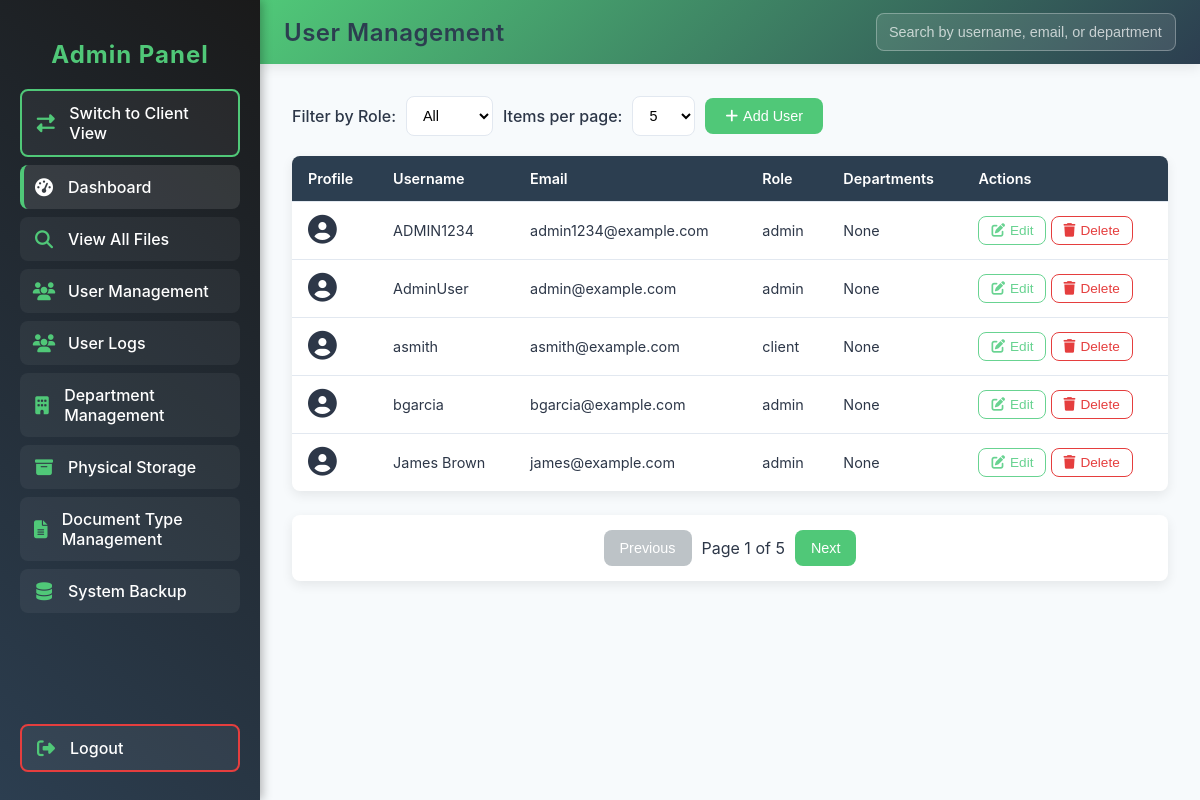
The page /user_management.php (signed in) on the database its author committed.
### tables this page shows
CREATE TABLE `users` (
  `user_id` int(11) NOT NULL AUTO_INCREMENT,
  `username` varchar(50) NOT NULL,
  `email` varchar(100) NOT NULL,
  `password` varchar(255) NOT NULL,
  `role` enum('admin','client') NOT NULL,
  `profile_picture` varchar(512) DEFAULT NULL COMMENT 'Path to user profile picture',
  `date_created` datetime NOT NULL DEFAULT current_timestamp(),
  `date_updated` datetime NOT NULL DEFAULT current_timestamp() ON UPDATE current_timestamp(),
  `personal_folder` varchar(512) DEFAULT NULL COMMENT 'Personal folder path for user',
  PRIMARY KEY (`user_id`),
  UNIQUE KEY `idx_username` (`username`),
  UNIQUE KEY `idx_email` (`email`),
  KEY `idx_role` (`role`)
);

### user_management.php (the view, shortened to what this page needs)
<?php
require 'db_connection.php';
function executeQuery($pdo, $query, $params = [])
{
    try {
        $stmt = $pdo->prepare($query);
        $stmt->execute($params);
        return $stmt;
    } catch (PDOException $e) {
        error_log("Database error: " . $e->getMessage());
        return false;
    }
}
function sanitizeHTML($data)
{
    return htmlspecialchars($data ?? '', ENT_QUOTES, 'UTF-8');
}
$itemsPerPage = isset($_GET['items_per_page']) ? (int)$_GET['items_per_page'] : 5;
$currentPage = isset($_GET['page']) ? (int)$_GET['page'] : 1;
$currentPage = max(1, $currentPage);
$offset = ($currentPage - 1) * $itemsPerPage;
$whereClause = [];
$params = [];
$whereClause = $whereClause ? "WHERE " . implode(" AND ", $whereClause) : "";
$query = "
    SELECT
        u.user_id,
        u.username,
        u.email,
        u.role,
        u.profile_picture,
        GROUP_CONCAT(DISTINCT CASE
            WHEN d.department_type IN ('college', 'office') THEN d.department_name
            ELSE NULL
        END) AS main_departments,
        GROUP_CONCAT(DISTINCT CASE
            WHEN d.department_type = 'sub_department' THEN d.department_name
            ELSE NULL
        END) AS sub_departments
    FROM users u
    LEFT JOIN user_department_assignments ud ON u.user_id = ud.user_id
    LEFT JOIN departments d ON ud.department_id = d.department_id
    $whereClause
    GROUP BY u.user_id
    ORDER BY u.username";
if ($itemsPerPage !== -1) {
    $query .= " LIMIT ?, ?";
    $params[] = $offset;
    $params[] = $itemsPerPage;
}
$usersStmt = executeQuery($pdo, $query, $params);
$users = $usersStmt ? $usersStmt->fetchAll(PDO::FETCH_ASSOC) : [];
$countParams = $params;
if ($itemsPerPage !== -1) {
    array_pop($countParams);
    array_pop($countParams);
}
$countStmt = executeQuery($pdo, "
    SELECT COUNT(*)
    FROM users u
    LEFT JOIN user_department_assignments ud ON u.user_id = ud.user_id
    LEFT JOIN departments d ON ud.department_id = d.department_id
    $whereClause", $countParams);
$totalUsers = $countStmt ? $countStmt->fetchColumn() : 0;
$totalPages = $itemsPerPage === -1 ? 1 : max(1, ceil($totalUsers / $itemsPerPage));
?>
<!DOCTYPE html>
<html lang="en">
<head>
    <link rel="stylesheet" href="style/user_management.css">
    <link rel="stylesheet" href="style/admin-search.css">
    <link rel="stylesheet" href="style/admin-sidebar.css">
    <link rel="stylesheet" href="https://cdnjs.cloudflare.com/ajax/libs/font-awesome/6.4.0/css/all.min.css">
    <link rel="stylesheet" href="https://cdn.jsdelivr.net/npm/tom-select@2.0.0/dist/css/tom-select.css">
    <link rel="stylesheet" href="https://code.jquery.com/ui/1.12.1/themes/base/jquery-ui.css">
    <link rel="stylesheet" href="https://cdn.jsdelivr.net/npm/cropperjs@1.5.12/dist/cropper.min.css">
</head>
<body class="admin-dashboard">
    <?php
    include 'admin_menu.php';
    ?>
    <div class="top-nav">
        <h2>User Management</h2>
        <input type="text" id="filterSearch" placeholder="Search by username, email, or department..." autocomplete="off" aria-label="Search users">
    </div>
    <div class="main-content">
        <div class="filter-container">
            <label for="role_filter">Filter by Role:</label>
            <select id="role_filter" onchange="updateRoleFilter()">
                <option value="">All</option>
            </select>
            <label for="items_per_page">Items per page:</label>
            <select id="items_per_page" onchange="updateItemsPerPage()">
                <option value="5" <?php echo $itemsPerPage === 5 ? 'selected' : ''; ?>>5</option>
            </select>
            <button class="primary-btn" onclick="openModal('add')">
                <i class="fas fa-plus"></i> Add User
            </button>
        </div>
        <div class="table-container">
            <table class="department-table">
                <thead>
                    <tr>
                        <th>Profile</th>
                        <th>Username</th>
                        <th>Email</th>
                        <th>Role</th>
                        <th>Departments</th>
                        <th>Actions</th>
                    </tr>
                </thead>
                <tbody>
                    <?php foreach ($users as $user): ?>
                        <tr>
                            <td>
                                <?php if ($user['profile_picture']): ?>
                                    <img src="<?php echo sanitizeHTML($user['profile_picture']); ?>" alt="Profile" class="profile-pic">
                                <?php else: ?>
                                    <i class="fas fa-user-circle fa-2x"></i>
                                <?php endif; ?>
                            </td>
                            <td><?php echo sanitizeHTML($user['username']); ?></td>
                            <td><?php echo sanitizeHTML($user['email']); ?></td>
                            <td><?php echo sanitizeHTML($user['role']); ?></td>
                            <td>
                                <?php
                                $departments_display = [];
                                echo !empty($departments_display) ? implode(' → ', $departments_display) : 'None';
                                ?>
                            </td>
                            <td>
                                <button class="secondary-btn edit-btn" onclick='openModal("edit", <?php echo json_encode($user); ?>)'>
                                    <i class="fas fa-edit"></i> Edit
                                </button>
                                <button class="secondary-btn delete-btn" onclick='openModal("delete", <?php echo json_encode($user); ?>)'>
                                    <i class="fas fa-trash"></i> Delete
                                </button>
                            </td>
                        </tr>
                    <?php endforeach; ?>
                </tbody>
            </table>
        </div>
        <?php if ($itemsPerPage !== -1): ?>
            <div class="pagination">
                <button onclick="goToPage(<?php echo $currentPage - 1; ?>)" <?php echo $currentPage === 1 ? 'disabled' : ''; ?>>Previous</button>
                <span>Page <?php echo $currentPage; ?> of <?php echo $totalPages; ?></span>
                <button onclick="goToPage(<?php echo $currentPage + 1; ?>)" <?php echo $currentPage === $totalPages ? 'disabled' : ''; ?>>Next</button>
            </div>
        <?php endif; ?>
    </div>
</body>
</html>

### style/user_management.css (style rules this page uses)
.admin-dashboard { font-family: var(--font-family, 'Segoe UI', Tahoma, Geneva, Verdana, sans-serif); background-color: var(--background-color, #f5f7fa); margin: 0; padding: 0; color: var(--text-color, #333); position: relative; }
.main-content { margin-left: 260px; padding: 32px; padding-top: 96px; width: calc(100% - 260px); box-sizing: border-box; transition: margin-left 0.3s ease, width 0.3s ease; min-height: 100vh; }
h2 { color: var(--secondary-color, #2c3e50); margin-bottom: 20px; font-weight: 600; }
.filter-container { margin-bottom: 20px; display: flex; align-items: center; gap: 10px; flex-wrap: wrap; }
.filter-container label { font-weight: 500; }
.filter-container select { padding: 10px 12px; border: 1px solid var(--border-color, #ddd); border-radius: var(--border-radius, 4px); background-color: white; font-size: 0.9rem; cursor: pointer; }
.primary-btn { background-color: var(--primary-color, #3498db); color: white; border: none; padding: 10px 20px; border-radius: var(--border-radius, 4px); cursor: pointer; font-size: 0.9rem; font-weight: 500; display: inline-flex; align-items: center; gap: 5px; transition: var(--transition, all 0.3s ease); }
.secondary-btn { background-color: var(--card-background, #f8f9fa); color: var(--text-color, #333); border: 1px solid var(--border-color, #ddd); padding: 6px 12px; border-radius: var(--border-radius, 4px); cursor: pointer; font-size: 0.85rem; display: inline-flex; align-items: center; gap: 5px; transition: var(--transition, all 0.3s ease); }
.edit-btn { color: var(--success-color, #28a745); border-color: var(--success-color, #28a745); }
.delete-btn { color: var(--danger-color, #dc3545); border-color: var(--danger-color, #dc3545); }
.table-container { background-color: var(--card-background, white); border-radius: var(--border-radius, 8px); box-shadow: var(--shadow, 0 2px 10px rgba(0, 0, 0, 0.1)); overflow: hidden; margin-top: 20px; max-height: 60vh; overflow-y: auto; }
.department-table { width: 100%; border-collapse: collapse; font-size: 0.9rem; }
.department-table th { background-color: var(--secondary-color, #f1f5f9); padding: 14px 16px; text-align: left; font-weight: 600; color: white; border-bottom: 1px solid var(--border-color, #ddd); position: sticky; top: 0; z-index: 10; }
.department-table td { padding: 14px 16px; border-bottom: 1px solid var(--border-color, #eee); }
.department-table tr:last-child td { border-bottom: none; }
.pagination { display: flex; align-items: center; justify-content: center; gap: 10px; margin-top: 24px; padding: 15px; background-color: var(--card-background, white); border-radius: var(--border-radius, 8px); box-shadow: var(--shadow, 0 2px 10px rgba(0, 0, 0, 0.1)); }
.pagination button { padding: 10px 16px; background-color: var(--primary-color, #3498db); color: white; border: none; border-radius: var(--border-radius, 4px); cursor: pointer; font-size: 0.9rem; font-weight: 500; transition: var(--transition, all 0.3s ease); }
.pagination button:disabled { background-color: #bdc3c7; cursor: not-allowed; }

### style/admin-sidebar.css (style rules this page uses)
:root { --primary-color: #50c878; --primary-hover: #40a867; --secondary-color: #2c3e50; --secondary-hover: #1a252f; --background-color: #f7fafc; --card-background: #ffffff; --text-color: #2d3748; --text-secondary: #718096; --border-color: #e2e8f0; --shadow: 0 4px 12px rgba(0, 0, 0, 0.08); --danger-color: #e53e3e; --success-color: #68d391; --border-radius: 8px; --transition: all 0.3s ease; }

### rows shown on the page
users: username "ADMIN1234", email "admin1234@example.com", role "admin"
users: username "AdminUser", email "admin@example.com", role "admin"
users: username "asmith", email "asmith@example.com", role "client"
users: username "bgarcia", email "bgarcia@example.com", role "admin"
users: username "James Brown", email "james@example.com", role "admin"

### other values the page prints
$currentPage "1"
$totalPages "5"
